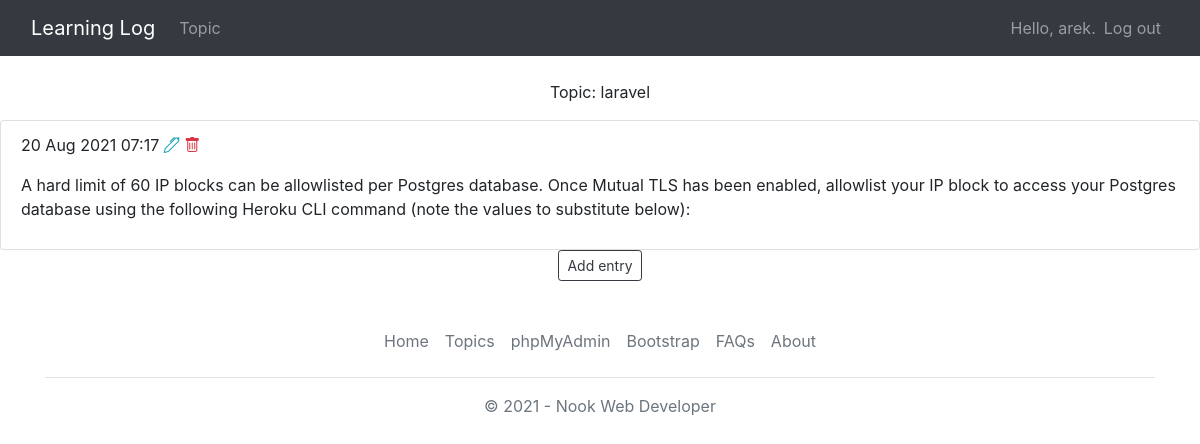
The page /topics/2/ (signed in) on the database its author committed.
### learning_logs/models.py (models this page shows, shortened)
class Topic(models.Model):
    text = models.CharField(max_length=200)
    date_added = models.DateTimeField(auto_now_add=True)
    owner = models.ForeignKey(User, on_delete=models.CASCADE)
    def __str__(self):
        return self.text

class Entry(models.Model):
    topic = models.ForeignKey(Topic, on_delete=models.CASCADE)
    text = models.TextField()
    date_added = models.DateTimeField(auto_now_add=True)
    class Meta:
        verbose_name_plural = 'entries'

### learning_logs/views.py (the view)
# urls.py: path('topics/<int:topic_id>/', views.topic, name='topic'),
@login_required
def topic(request, topic_id):
    topic = Topic.objects.get(id=topic_id)
    if topic.owner != request.user:
        raise Http404
    entries = topic.entry_set.order_by('-date_added')
    context = {'topic': topic, 'entries': entries}
    return render(request, 'learning_logs/topic.html', context)

### learning_logs/templates/learning_logs/topic.html
{% extends "learning_logs/base.html" %}
{% block content %}
<p class="text-center">Topic: {{ topic  }}</p>
	<ul class="list-group">
	  {% for entry in entries %}
	    <li class="list-group-item">
			<p>{{ entry.date_added|date:'d M Y H:i' }}
			  <a href="{% url 'learning_logs:update_entry' entry.id %}">
				  <i class="bi bi-pen text-info" data-bs-toggle="tooltip" data-bs-placement="top" title="Edit"></i></a>
			  <a href="{% url 'learning_logs:delete_entry' entry.id %}">
				  <i class="bi bi-trash text-danger" data-bs-toggle="tooltip" data-bs-placement="top" title="Delete"></i></a>
			</p>
			<p>{{ entry.text|linebreaks }}</p>
		</li>
      {% empty %}
		<li class="list-group-item">No added any entires</li>
	 {% endfor %}
	</ul>
	<div class='text-center'>
	  <form>
		<button type="submit" formaction="{% url 'learning_logs:new_entry' topic.id %}"
		  class="btn btn-outline-dark btn-sm">Add entry</button>
  	  </form>
	</div>
  {% include "learning_logs/footer.html" %}
{% endblock content %}

### learning_logs/templates/learning_logs/base.html (shortened to what this page needs)
{% load bootstrap4 %}
<!doctype html>
<html lang="en">
  <head>
	{% bootstrap_css %}
	<link rel="stylesheet" href="https://cdn.jsdelivr.net/npm/bootstrap-icons@1.5.0/font/bootstrap-icons.css">
  </head>
  <body>
	<nav class="navbar navbar-expand-md navbar-dark bg-dark mb-4">
	  <div class="container-fluid">
		<a class="navbar-brand" href="{% url 'learning_logs:index' %}">Learning Log</a>
		<div class="collapse navbar-collapse" id="navbarCollapse">
		  <ul class="navbar-nav mr-auto">
			<li class="nav-item">
			  <a class="nav-link" href="{% url 'learning_logs:topics' %}">Topic</a>
			</li>
		  </ul>
		  <ul class="navbar-nav ml-auto">
			{% if user.is_authenticated %}
			<li class="nav-item">
				<span class="navbar-text">Hello, {{ user.username }}.</span>
			</li>
			<li class="nav-item">
			  <a class="nav-link" href="{% url 'users:logout' %}">Log out</a>
			</li>
			{% endif %}
		  </ul>
		</div>
	  </div>
	</nav>
  </body>
</html>
{% block content %}{% endblock content %}

### rows shown on the page
Topic: text "laravel"
Entry: date_added "20 Aug 2021 07:17", text "A hard limit of 60 IP blocks can be allowlisted per Postgres database. Once Mutual TLS has been enabled, allowlist your IP block to access your Postgres database using the following Heroku CLI command (note the values to substitute below):"

### other values the page prints
{{ user.username }} "arek"
